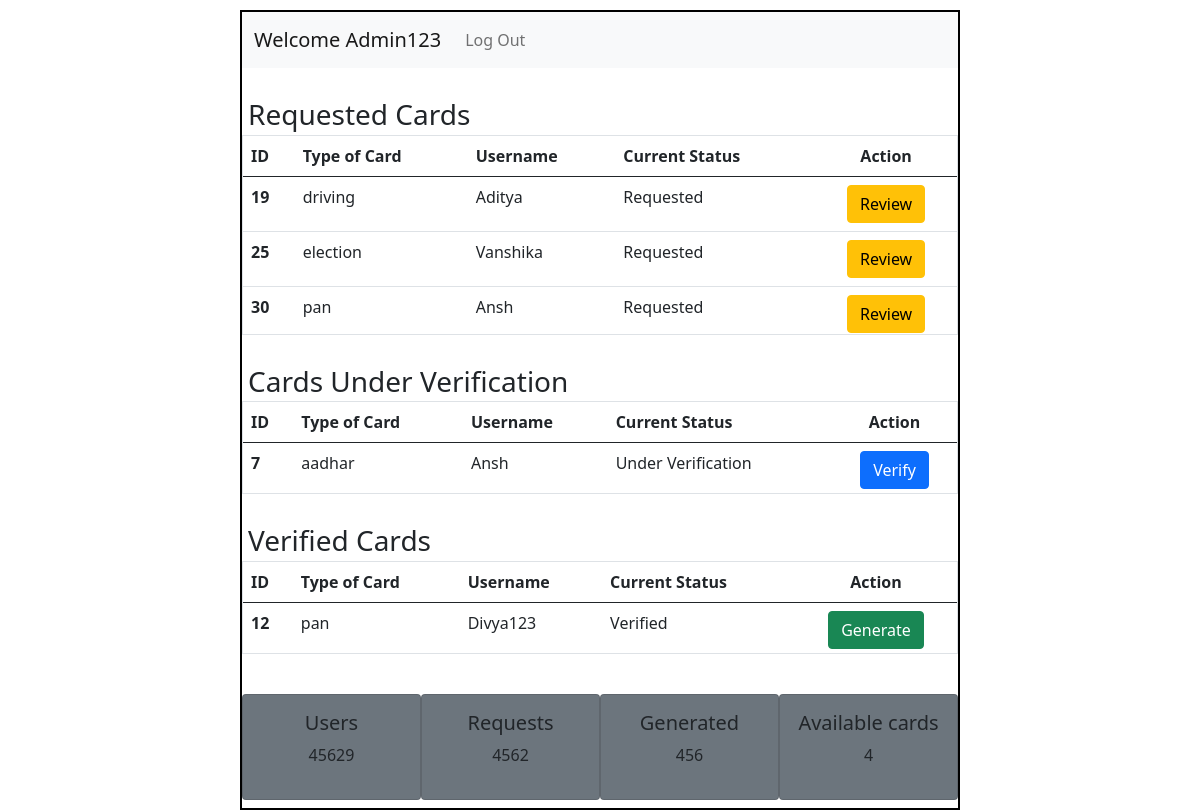
/admin, run on an earlier commit of the app's database.
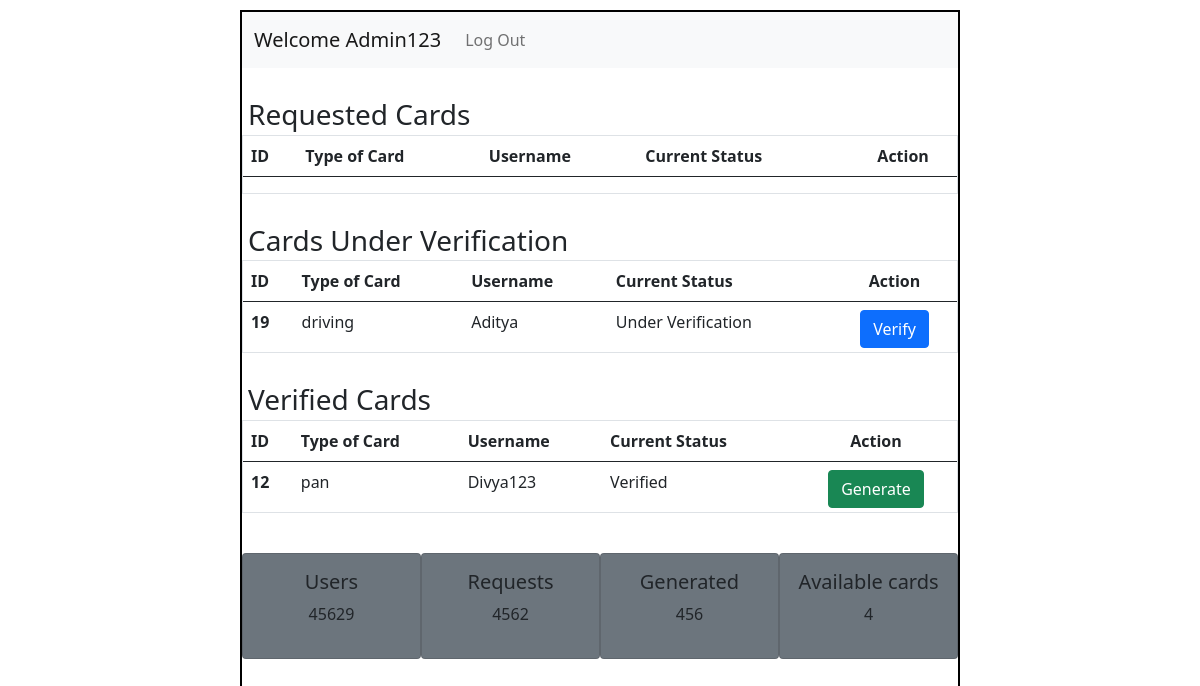
And on a later commit of the database.
### application/models.py (models this page shows)
class Info(db.Model):
    id = db.Column(db.Integer(),primary_key= True)
    atr_name = db.Column(db.String(), nullable=False)
    atr_value = db.Column(db.String(),nullable = False)
    c_name = db.Column(db.String(),nullable = False)
    user_id = db.Column(db.Integer(),db.ForeignKey("user.id"),nullable= False)

class User(db.Model):
    id = db.Column(db.Integer(),primary_key = True)
    username = db.Column(db.String(),unique=True,nullable = False)
    email = db.Column(db.String(),unique = True, nullable = False)
    password = db.Column(db.String(),nullable= False)
    type = db.Column(db.String(),default ="general")
    details = db.relationship("Info",backref = "creator")

### application/controllers.py (the view)
@app.route("/admin")
def admin_dash():
    this_user = User.query.filter_by(type="admin").first()
    all_info = Info.query.all()
    return render_template("admin_dash.html", this_user=this_user, all_info=all_info)

### templates/admin_dash.html (shortened to what the changed rows need)
<!DOCTYPE html>
<html lang="en">
<head>
    <link rel="stylesheet" href="/static/style.css">
    <link href="https://cdn.jsdelivr.net/npm/bootstrap@5.0.2/dist/css/bootstrap.min.css" rel="stylesheet">
</head>
<body>
    <div id="main">
        <div id="canvas" class="overflow-auto">
            <div id="content">
              <div id="table" class="border" style="max-height:200px;overflow-y: scroll;">
              <table class="table">
                <thead>
                  <tr>
                    <th scope="col">ID</th>
                    <th scope="col">Type of Card</th>
                    <th scope="col">Username</th>
                    <th scope="col">Current Status</th>
                    <th scope="col" class="text-center">Action</th>
                  </tr>
                </thead>
                <tbody>
                  {% for info in all_info %}
                     {% if info.atr_value == "requested" %}
                        <tr>
                          <th scope="row">{{info.id}}</th>
                          <td>{{info.c_name}}</td>
                          <td>{{info.creator.username}}</td>
                          <td>Requested</td>
                          <td class="justify-content-evenly d-flex">
                            <a href="/update_status/{{info.c_name}}/{{info.user_id}}" type="button" class="btn btn-warning">Review</a>
                          </td>
                        </tr>
                      {% endif %}
                  {% endfor %}
                </tbody>
              </table>
              </div>
              <div id="table" class="border" style="max-height:93px;overflow-y: scroll;">
              <table class="table">
                <thead>
                  <tr>
                    <th scope="col">ID</th>
                    <th scope="col">Type of Card</th>
                    <th scope="col">Username</th>
                    <th scope="col">Current Status</th>
                    <th scope="col" class="text-center">Action</th>
                  </tr>
                </thead>
                <tbody>
                  {% for info in all_info %}
                     {% if info.atr_value == "under_verification" %}
                        <tr>
                          <th scope="row">{{info.id}}</th>
                          <td>{{info.c_name}}</td>
                          <td>{{info.creator.username}}</td>
                          <td>Under Verification</td>
                          <td class="justify-content-evenly d-flex">
                            <a href="/update_status/{{info.c_name}}/{{info.user_id}}" type="button" class="btn btn-primary">Verify</a>
                          </td>
                        </tr>
                      {% endif %}
                  {% endfor %}
                </tbody>
              </table>
              </div>
              <div id="table" class="border" style="max-height:93px;overflow-y: scroll;">
              <table class="table">
                <thead>
                  <tr>
                    <th scope="col">ID</th>
                    <th scope="col">Type of Card</th>
                    <th scope="col">Username</th>
                    <th scope="col">Current Status</th>
                    <th scope="col" class="text-center">Action</th>
                  </tr>
                </thead>
                <tbody>
                  {% for info in all_info %}
                    {% if info.atr_value == "verified" %}
                      <tr>
                        <th scope="row">{{info.id}}</th>
                        <td>{{info.c_name}}</td>
                        <td>{{info.creator.username}}</td>
                        <td>Verified</td>
                        <td class="justify-content-evenly d-flex">
                          <a href="/generate/{{info.c_name}}/{{info.user_id}}" type="button" class="btn btn-success">Generate</a>
                        </td>
                      </tr>
                    {% endif %}
                  {% endfor %}
                </tbody>
              </table>
              </div>
            </div>
        </div>
    </div>
</body>
</html>

What changed in the data, as far as the page shows it:
no longer on this page (row edited): Info: id "25", c_name "election", creator.username "Vanshika", shown under "Requested Cards"
no longer on this page (row edited): Info: id "30", c_name "pan", creator.username "Ansh", shown under "Requested Cards"
no longer on this page (row edited): Info: id "7", c_name "aadhar", creator.username "Ansh", shown under "Cards Under Verification"
changed Info "driving": moves from the list under "Requested Cards" to the list under "Cards Under Verification"
